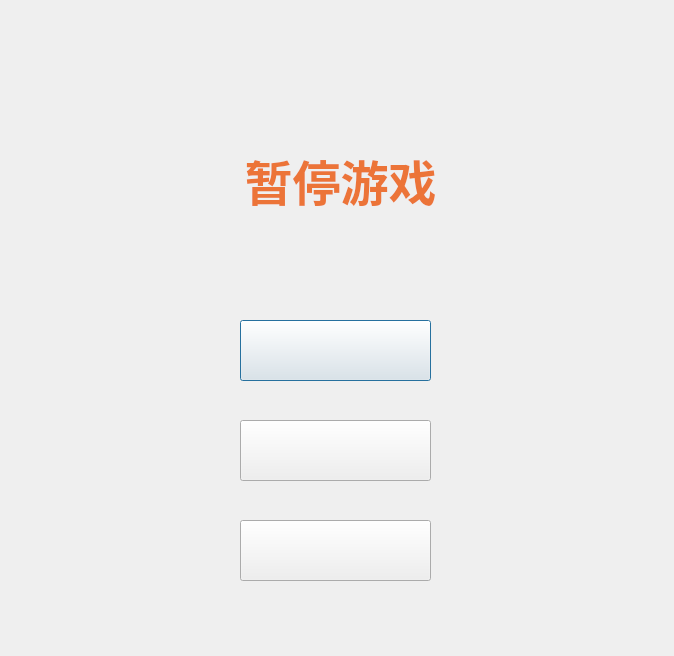
<?xml version="1.0" encoding="UTF-8"?>
<ui version="4.0">
 <class>pause</class>
 <widget class="QDialog" name="pause">
  <property name="geometry">
   <rect>
    <x>0</x>
    <y>0</y>
    <width>674</width>
    <height>656</height>
   </rect>
  </property>
  <property name="windowTitle">
   <string>Dialog</string>
  </property>
  <widget class="QPushButton" name="pushButton">
   <property name="geometry">
    <rect>
     <x>240</x>
     <y>320</y>
     <width>191</width>
     <height>61</height>
    </rect>
   </property>
   <property name="text">
    <string/>
   </property>
   <property name="icon">
    <iconset resource="src.qrc">
     <normaloff>:/img/mainmn.jpg</normaloff>:/img/mainmn.jpg</iconset>
   </property>
   <property name="iconSize">
    <size>
     <width>300</width>
     <height>200</height>
    </size>
   </property>
  </widget>
  <widget class="QPushButton" name="pushButton_2">
   <property name="geometry">
    <rect>
     <x>240</x>
     <y>520</y>
     <width>191</width>
     <height>61</height>
    </rect>
   </property>
   <property name="text">
    <string/>
   </property>
   <property name="icon">
    <iconset resource="src.qrc">
     <normaloff>:/img/again.jpg</normaloff>:/img/again.jpg</iconset>
   </property>
   <property name="iconSize">
    <size>
     <width>300</width>
     <height>200</height>
    </size>
   </property>
  </widget>
  <widget class="QPushButton" name="pushButton_3">
   <property name="geometry">
    <rect>
     <x>240</x>
     <y>420</y>
     <width>191</width>
     <height>61</height>
    </rect>
   </property>
   <property name="text">
    <string/>
   </property>
   <property name="icon">
    <iconset resource="src.qrc">
     <normaloff>:/img/ctn.jpg</normaloff>:/img/ctn.jpg</iconset>
   </property>
   <property name="iconSize">
    <size>
     <width>300</width>
     <height>200</height>
    </size>
   </property>
  </widget>
  <widget class="QTextEdit" name="textEdit">
   <property name="geometry">
    <rect>
     <x>150</x>
     <y>140</y>
     <width>381</width>
     <height>101</height>
    </rect>
   </property>
   <property name="font">
    <font>
     <family>华文琥珀</family>
     <pointsize>36</pointsize>
     <weight>75</weight>
     <bold>true</bold>
    </font>
   </property>
   <property name="styleSheet">
    <string notr="true">background:transparent;</string>
   </property>
   <property name="html">
    <string>&lt;!DOCTYPE HTML PUBLIC &quot;-//W3C//DTD HTML 4.0//EN&quot; &quot;http://www.w3.org/TR/REC-html40/strict.dtd&quot;&gt;
&lt;html&gt;&lt;head&gt;&lt;meta name=&quot;qrichtext&quot; content=&quot;1&quot; /&gt;&lt;style type=&quot;text/css&quot;&gt;
p, li { white-space: pre-wrap; }
&lt;/style&gt;&lt;/head&gt;&lt;body style=&quot; font-family:'华文琥珀'; font-size:36pt; font-weight:600; font-style:normal;&quot;&gt;
&lt;p align=&quot;center&quot; style=&quot; margin-top:0px; margin-bottom:0px; margin-left:0px; margin-right:0px; -qt-block-indent:0; text-indent:0px;&quot;&gt;&lt;span style=&quot; color:#ec7438;&quot;&gt;暂停游戏&lt;/span&gt;&lt;/p&gt;&lt;/body&gt;&lt;/html&gt;</string>
   </property>
  </widget>
 </widget>
 <resources>
  <include location="src.qrc"/>
 </resources>
 <connections/>
</ui>
